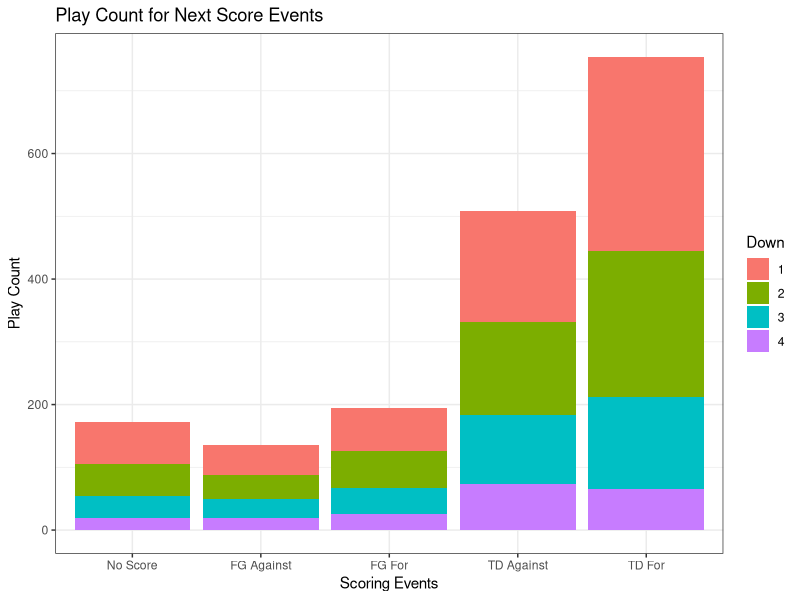
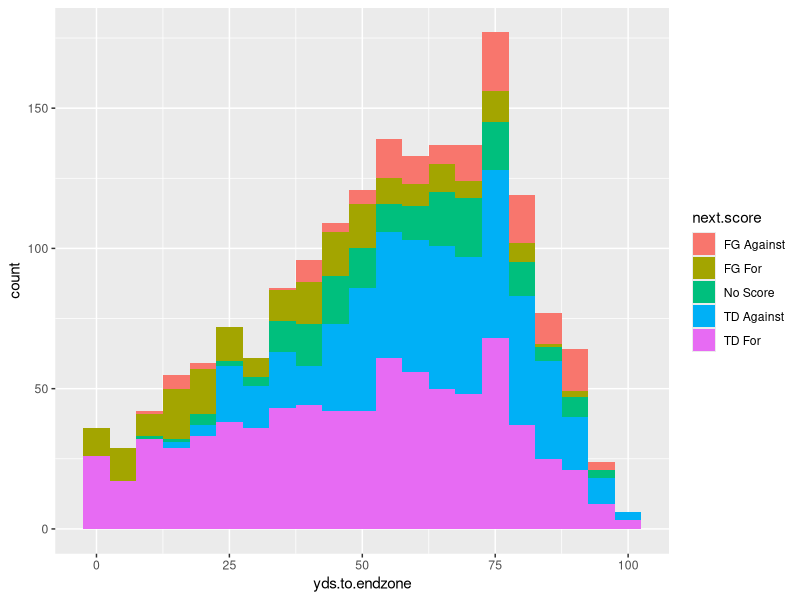
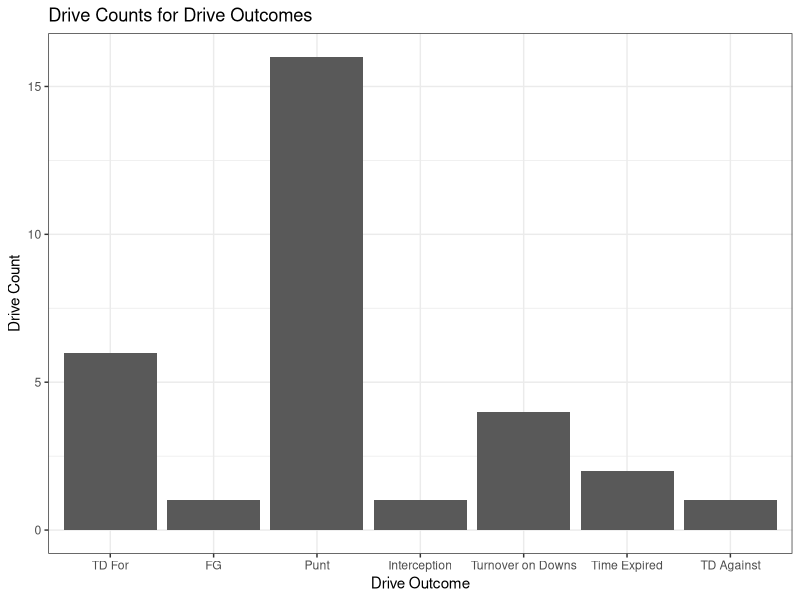
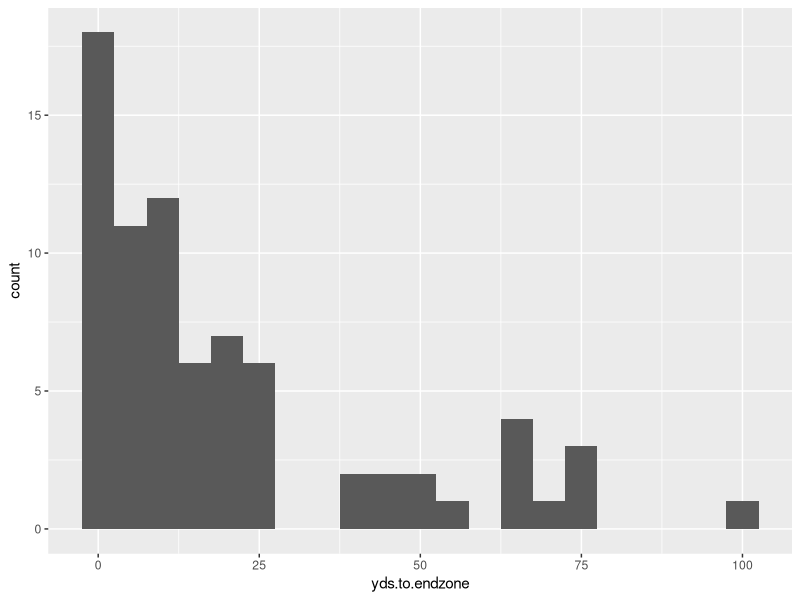

R code for these plots, in order:
## ---- chunk 1
knitr::opts_chunk$set(echo = TRUE)
library(tidyverse)
library(nnet)
## ---- chunk 2
## Data initialization

# Drop KOs, Extra Pts, 2 Pt conversions, Penalties, and Timeouts
init.data.full = read.csv("Initial_Play_-_By_-_Play.csv", na=c(""))
KO.plays = c("KO", "KO Rec", "Onside Kick Rec")

# Fixing the Extra Points labeled as FGs
init.data.full[1442, "PLAY.TYPE"] = "Extra Pt."
init.data.full[1556, "PLAY.TYPE"] = "Extra Pt."
init.data.full[1975, "PLAY.TYPE"] = "Extra Pt."
init.data.full[1994, "PLAY.TYPE"] = "Extra Pt."

extra.pt.rows = which(init.data.full$PLAY.TYPE == "Extra Pt." |
                        init.data.full$PLAY.TYPE == "Extra Pt. Block")
KO.rows = which(init.data.full$PLAY.TYPE %in% KO.plays)
two.pt.rows = which(init.data.full$PLAY.TYPE == "2 Pt." | 
                      init.data.full$PLAY.TYPE == "2 Pt. Defend")
penalty.rows = which(init.data.full$RESULT == "Penalty")
timeout.rows = which(init.data.full$RESULT == "Timeout")

rem.rows = c(extra.pt.rows, KO.rows, two.pt.rows, penalty.rows, timeout.rows)
init.data = init.data.full[-rem.rows, ]

# Create possession team column

  # fill in missing values that shouldn't be missing
init.data[945, "ODK"] = "D"
init.data[955, "ODK"] = "D"
init.data[980, "ODK"] = "O"
init.data[1025, "ODK"] = "D"
init.data[1291, "ODK"] = "O"
init.data[1317, "ODK"] = "D"

init.data$pos.team = ifelse(init.data$ODK == "O", "CMU", "Opp")

for (i in 1:nrow(init.data)) {
  if (init.data[i, "ODK"] == "K") {
    init.data[i, "pos.team"] = init.data[i - 1, "pos.team"]
  }
}

# convert character variables to factor
#factor.vars = c("ODK", "RESULT", "PLAY.TYPE")
#init.data[factor.vars] = lapply(init.data[factor.vars], factor)

# renaming variables for convenience
names(init.data) = tolower(names(init.data))
names(init.data)[1] = "play"

# fixing rounding error for distance
for (i in 2:nrow(init.data)) {
  if (init.data$dn[i]==1 | is.na(init.data$dn[i])) { next }
  init.data$dist[i] = init.data$dist[i-1] - init.data$gn.ls[i-1]
}
## ---- chunk 3
## Cleaning

# creating game ID
first.plays = which(init.data$play==2)
init.data$game = length(first.plays)
for (i in 1:(length(first.plays)-1)) {
  first = first.plays[i]
  last = first.plays[i+1]-1
  init.data$game[first:last] = i
}

# fixing yards to endzone
negative.yds = init.data$yard.ln < 0
na.yds = is.na(negative.yds)
negative.yds[na.yds] = FALSE
init.data[negative.yds, "yard.ln"] = init.data[negative.yds, "yard.ln"] + 100
names(init.data)[5] = "yds.to.endzone"

# creating drive ID
# insert = data.frame(play = 11, odk = as.factor("O"), dn = 0, dist = -1, 
#                     yds.to.endzone = 101, gn.ls = -101, result = as.factor(""), 
#                     play.type = as.factor("Run"), game = 8)
# init.data = rbind(init.data[1:1256, ], insert, init.data[1257:2082, ])

num.games = max(init.data$game)

  # Indicator for defensive score
init.data$def.score = str_detect(init.data$result, "Def")
init.data[is.na(init.data$def.score), "def.score"] = FALSE

for (game.ind in 1:num.games) {
  
  ind.game = init.data[init.data$game == game.ind, ]
  drive = 1
  
  for (j in 1:(nrow(ind.game) - 1)) {
    
    global.ind = which(init.data$game == game.ind & 
                         init.data$play == ind.game[j, "play"])
    
    cur.pos = ind.game[j, "pos.team"]
    next.pos = ind.game[j + 1, "pos.team"]
    
    init.data[global.ind, "drive"] = drive
    
    if ((cur.pos != next.pos) | (ind.game[j, "def.score"])) {
      drive = drive + 1
    }
    
  }
  
  init.data[global.ind + 1, "drive"] = drive
  
}
## ---- chunk 4
# creating drive outcome
last.plays = which(!mapply(identical, init.data$drive, lead(init.data$drive, default=0)) & 
                     !is.na(init.data$drive))
last.play.type = init.data$play.type[last.plays]
down = init.data$dn[last.plays]
result = init.data$result[last.plays]
last.outcomes = rep(NA, length(last.plays))
for (i in 1:length(last.plays)) {
  outcome = NA
  playtype = last.play.type[i]
  if (is.na(playtype)) {next} # NEED TO FIX
  res = result[i]
  if (playtype=="Pass" | playtype=="Run") {
    if (grepl("Def TD", res)) {outcome = "TD Against"}
    else if (grepl("TD", res)) {outcome = "TD For"}
    else if (res %in% c("Fumble", "Interception", "Sack, Fumble")) {outcome = res}
    else if (is.na(down[i])) {next} # NEED TO FIX
    else if (down[i]==4) {outcome = "Turnover on Downs"}
    else {outcome = "Time Expired"}
  }
  else if (grepl("FG", playtype)) {outcome = "FG"}
  else if (grepl("Punt", playtype)) {outcome = "Punt"}
  last.outcomes[i] = outcome
}
offset = 0
init.data$drive.outcome = NA
init.data$drive.outcome[last.plays] = last.outcomes
for (i in 1:max(init.data$game)) {
  ind = which(init.data$game==i)
  init.data$drive.outcome[ind] = last.outcomes[init.data$drive[ind] + offset]
  offset = offset + max(init.data$drive[ind], na.rm=TRUE)
}

# # creating next scoring play
# TD.score = c("Complete, TD", "Rush, TD", "Interception, Def TD", "Scramble, TD",
#              "Blocked, Def TD", "Fumble, Def TD") # check the result column
FG.score = c("FG", "FG Block") # check the play type column, and then result column for good
# safety.score = c("Safety")
# 
#   #Get indices for TDs
# TD.score.inds = which(init.data$result %in% TD.score)
# 
#   #Get indices for FGs

#Manually input missing FG good/no good values
FG.rows = init.data[init.data$play.type %in% FG.score, ]
FG.rows[c(5, 6, 9, 20, 21, 22), "result"] = "Good"
FG.rows[c(8, 23, 24, 25, 26, 28, 29), "result"] = "No Good"
  #Index 29 was a muffed FG attempt
init.data[init.data$play.type %in% FG.score, "result"] = FG.rows$result



init.data$TD.score = str_detect(init.data$result, "TD")
init.data[is.na(init.data$TD.score), "TD.score"] = F 
init.data$FG = str_detect(init.data$play.type, "FG")
init.data[is.na(init.data$FG), "FG"] = F 
init.data$FG.score = ((init.data$FG == T) & (init.data$result == "Good"))
init.data$safety.score = F # implement once we have data with safeties

init.data$sp = ifelse(init.data$TD.score + init.data$FG.score + init.data$safety.score >= 1, 
                      T,
                      F)

find.next.score.game = function(data) { #WRT POSESSION TEAM
  
  # Which rows are the scoring plays:
  score.plays = which(data$sp)
  
  find.next.score = function(play.ind, score.plays.inds, data) {
    
    next.score.ind = score.plays.inds[which(score.plays.inds >= play.ind)[1]]
    
    if(is.na(next.score.ind)) {
      
      score.type = "No Score"
      
    } else {
      
      #TDs:
      if (data$TD.score[next.score.ind]) {
        
        if (identical(data[play.ind, "pos.team"], data[next.score.ind, "pos.team"])) {
          
          if (data[next.score.ind, "def.score"]) { #Def TD, against team in pos
            
            score.type = "TD Against"
            
          } else { #Offensive TD, for team in pos
            
            score.type = "TD For"
            
          }
          
        } else {
          
          if (data[next.score.ind, "def.score"]) { #Def TD, for team in pos.
            
            score.type = "TD For"
            
          } else { #Offensive TD, against team in pos.
            
            score.type = "TD Against"
            
          }
          
        }

        #FGs
      } else if(data$FG.score[next.score.ind]) {
        
        if (identical(data[play.ind, "pos.team"], data[next.score.ind, "pos.team"])) {
          
          score.type = "FG For"
          
          # Opponent made FG
        } else {
          
          score.type = "FG Against"
          
        }
        
        #Safeties
      } else if(data$safety.score[next.score.ind]) {
        
        score.type = "Safety" #Handle logic later
        
        #Error
      } else {
        
        score.type = NA
        
      }
    }
    
    return(data.frame(next.score = score.type))
    
  }
  
  res = lapply(1:nrow(data), find.next.score, 
               score.plays.inds = score.plays, data = data) %>% 
    bind_rows()
  
  return(res)
}

next.score = map_dfr(unique(init.data$game), 
        function(x) {
          init.data %>% 
            filter(game == x) %>% 
            find.next.score.game()
        })

init.data$next.score = next.score[, 1]
## ---- chunk 5
# CMU efficiency metric
## ---- chunk 6
# EDA
sub.data = init.data[, c("game", "drive", "play", "pos.team", "dn", "dist", 
                         "yds.to.endzone", "result", "play.type", 
                         "drive.outcome", "next.score")]

# Next score distribution by down (removed NA values)
sub.data[!is.na(sub.data$dn), ] %>% 
  ggplot(aes(x = fct_relevel(next.score, 
                             c("Touchdown For", "Touchdown Against", 
                               "Field Goal For", "Field Goal Against", 
                               "No Score")), 
             fill = factor(dn))) +
  geom_bar() +
  labs(title = "Play Count for Next Score Events", x = "Scoring Events", 
       y = "Play Count", fill = "Down") +
  theme_bw()

sub.data %>%
  ggplot(aes(x = yds.to.endzone, fill = next.score)) +
  geom_histogram(binwidth = 5)
  
drive.data = sub.data %>% 
  group_by(drive) %>% 
  slice(1) %>% 
  ungroup()

drive.data %>% 
  ggplot(aes(x = fct_relevel(drive.outcome, 
                             c("TD For", "FG", "Punt", "Interception", 
                               "Turnover on Downs", "Time Expired")))) +
  geom_bar() +
  labs(title = "Drive Counts for Drive Outcomes", x = "Drive Outcome", 
       y = "Drive Count") +
  theme_bw()

# Starting yard line of each scoring play
init.data[init.data$sp, ] %>%
  ggplot(aes(x = yds.to.endzone)) +
  geom_histogram(binwidth = 5)

# Starting yard line of the first play in the drive for each scoring play
#TBD


#get last play of each drive
init.data %>% 
  group_by(game, drive) %>% 
  slice_tail %>% 
  ungroup
## ---- chunk 7
#Modeling
#EPA.model = nnet()
